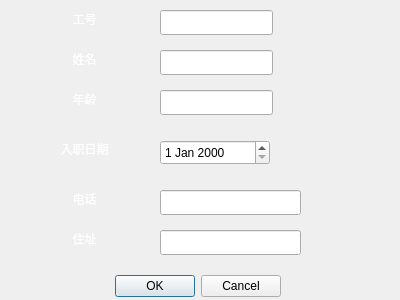
<?xml version="1.0" encoding="UTF-8"?>
<ui version="4.0">
 <class>AddEmployee</class>
 <widget class="QDialog" name="AddEmployee">
  <property name="geometry">
   <rect>
    <x>0</x>
    <y>0</y>
    <width>400</width>
    <height>300</height>
   </rect>
  </property>
  <property name="windowTitle">
   <string>Dialog</string>
  </property>
  <property name="styleSheet">
   <string notr="true">background-image: url(:/pictures/style-1.qss.png);</string>
  </property>
  <widget class="QDialogButtonBox" name="buttonBox">
   <property name="geometry">
    <rect>
     <x>-60</x>
     <y>270</y>
     <width>341</width>
     <height>32</height>
    </rect>
   </property>
   <property name="orientation">
    <enum>Qt::Orientation::Horizontal</enum>
   </property>
   <property name="standardButtons">
    <set>QDialogButtonBox::StandardButton::Cancel|QDialogButtonBox::StandardButton::Ok</set>
   </property>
  </widget>
  <widget class="QLabel" name="label">
   <property name="geometry">
    <rect>
     <x>50</x>
     <y>10</y>
     <width>69</width>
     <height>19</height>
    </rect>
   </property>
   <property name="text">
    <string>&lt;html&gt;&lt;head/&gt;&lt;body&gt;&lt;p align=&quot;center&quot;&gt;&lt;span style=&quot; color:#ffffff;&quot;&gt;工号&lt;/span&gt;&lt;/p&gt;&lt;/body&gt;&lt;/html&gt;</string>
   </property>
  </widget>
  <widget class="QLabel" name="label_2">
   <property name="geometry">
    <rect>
     <x>50</x>
     <y>50</y>
     <width>69</width>
     <height>19</height>
    </rect>
   </property>
   <property name="text">
    <string>&lt;html&gt;&lt;head/&gt;&lt;body&gt;&lt;p align=&quot;center&quot;&gt;&lt;span style=&quot; color:#ffffff;&quot;&gt;姓名&lt;/span&gt;&lt;/p&gt;&lt;/body&gt;&lt;/html&gt;</string>
   </property>
  </widget>
  <widget class="QLabel" name="label_3">
   <property name="geometry">
    <rect>
     <x>50</x>
     <y>90</y>
     <width>69</width>
     <height>19</height>
    </rect>
   </property>
   <property name="text">
    <string>&lt;html&gt;&lt;head/&gt;&lt;body&gt;&lt;p align=&quot;center&quot;&gt;&lt;span style=&quot; color:#ffffff;&quot;&gt;年龄&lt;/span&gt;&lt;/p&gt;&lt;/body&gt;&lt;/html&gt;</string>
   </property>
  </widget>
  <widget class="QLabel" name="label_4">
   <property name="geometry">
    <rect>
     <x>50</x>
     <y>140</y>
     <width>69</width>
     <height>19</height>
    </rect>
   </property>
   <property name="text">
    <string>&lt;html&gt;&lt;head/&gt;&lt;body&gt;&lt;p align=&quot;center&quot;&gt;&lt;span style=&quot; color:#ffffff;&quot;&gt;入职日期&lt;/span&gt;&lt;/p&gt;&lt;/body&gt;&lt;/html&gt;</string>
   </property>
  </widget>
  <widget class="QLineEdit" name="textEditId">
   <property name="geometry">
    <rect>
     <x>160</x>
     <y>10</y>
     <width>113</width>
     <height>25</height>
    </rect>
   </property>
  </widget>
  <widget class="QLineEdit" name="textEditName">
   <property name="geometry">
    <rect>
     <x>160</x>
     <y>50</y>
     <width>113</width>
     <height>25</height>
    </rect>
   </property>
  </widget>
  <widget class="QLineEdit" name="textEditAge">
   <property name="geometry">
    <rect>
     <x>160</x>
     <y>90</y>
     <width>113</width>
     <height>25</height>
    </rect>
   </property>
  </widget>
  <widget class="QLineEdit" name="textEditNumber">
   <property name="geometry">
    <rect>
     <x>160</x>
     <y>190</y>
     <width>141</width>
     <height>25</height>
    </rect>
   </property>
  </widget>
  <widget class="QLabel" name="label_5">
   <property name="geometry">
    <rect>
     <x>50</x>
     <y>190</y>
     <width>69</width>
     <height>19</height>
    </rect>
   </property>
   <property name="text">
    <string>&lt;html&gt;&lt;head/&gt;&lt;body&gt;&lt;p align=&quot;center&quot;&gt;&lt;span style=&quot; color:#ffffff;&quot;&gt;电话&lt;/span&gt;&lt;/p&gt;&lt;/body&gt;&lt;/html&gt;</string>
   </property>
  </widget>
  <widget class="QLineEdit" name="textEditAddress">
   <property name="geometry">
    <rect>
     <x>160</x>
     <y>230</y>
     <width>141</width>
     <height>25</height>
    </rect>
   </property>
  </widget>
  <widget class="QLabel" name="label_6">
   <property name="geometry">
    <rect>
     <x>50</x>
     <y>230</y>
     <width>69</width>
     <height>19</height>
    </rect>
   </property>
   <property name="text">
    <string>&lt;html&gt;&lt;head/&gt;&lt;body&gt;&lt;p align=&quot;center&quot;&gt;&lt;span style=&quot; color:#ffffff;&quot;&gt;住址&lt;/span&gt;&lt;/p&gt;&lt;/body&gt;&lt;/html&gt;</string>
   </property>
  </widget>
  <widget class="QDateEdit" name="textEditdate">
   <property name="geometry">
    <rect>
     <x>160</x>
     <y>140</y>
     <width>110</width>
     <height>25</height>
    </rect>
   </property>
  </widget>
 </widget>
 <resources/>
 <connections>
  <connection>
   <sender>buttonBox</sender>
   <signal>accepted()</signal>
   <receiver>AddEmployee</receiver>
   <slot>accept()</slot>
   <hints>
    <hint type="sourcelabel">
     <x>248</x>
     <y>254</y>
    </hint>
    <hint type="destinationlabel">
     <x>157</x>
     <y>274</y>
    </hint>
   </hints>
  </connection>
  <connection>
   <sender>buttonBox</sender>
   <signal>rejected()</signal>
   <receiver>AddEmployee</receiver>
   <slot>reject()</slot>
   <hints>
    <hint type="sourcelabel">
     <x>316</x>
     <y>260</y>
    </hint>
    <hint type="destinationlabel">
     <x>286</x>
     <y>274</y>
    </hint>
   </hints>
  </connection>
 </connections>
</ui>
